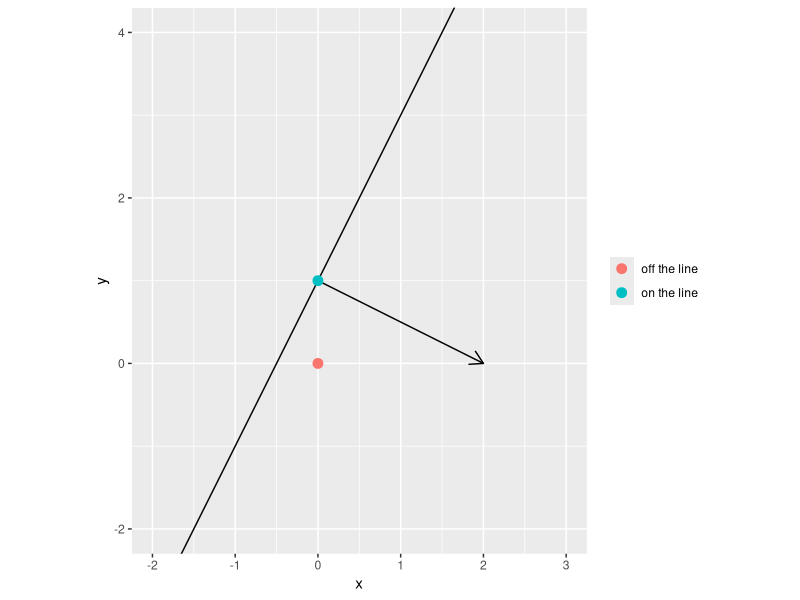

This chart was generated by the following R code:
## ---- chunk 1
#| label: fig-hyperplane-graph
#| fig-cap: >-
#|   The graph of $y = 2x + 1$, a line in the plane,
#|   with its normal vector $(2, -1)$ drawn from the point $(0, 1)$ on it
#|   and the point $(0, 0)$ off it
#| fig-alt: >-
#|   A straight line rising to the right through the point (0, 1).
#|   An arrow from (0, 1) points right and down, perpendicular to the line.
#|   A second point at the origin lies below the line.
arrow_length <- grid::unit(0.15, "inches")
normal_arrow <- grid::arrow(length = arrow_length)
point_x <- c(0, 0)
point_y <- c(1, 0)
point_label <- c("on the line", "off the line")
points <- tibble::tibble(x = point_x, y = point_y, label = point_label)
normal <- tibble::tibble(x = 0, y = 1, xend = 2, yend = 0)
normal_aes <- ggplot2::aes(x = x, y = y, xend = xend, yend = yend)
x_limits <- c(-2, 3)
y_limits <- c(-2, 4)
ggplot2::ggplot(points) +
  ggplot2::aes(x = x, y = y, colour = label) +
  ggplot2::geom_abline(intercept = 1, slope = 2) +
  ggplot2::geom_segment(
    mapping = normal_aes,
    data = normal,
    arrow = normal_arrow,
    inherit.aes = FALSE
  ) +
  ggplot2::geom_point(size = 3) +
  ggplot2::coord_fixed(xlim = x_limits, ylim = y_limits) +
  ggplot2::labs(x = "x", y = "y", colour = NULL)
